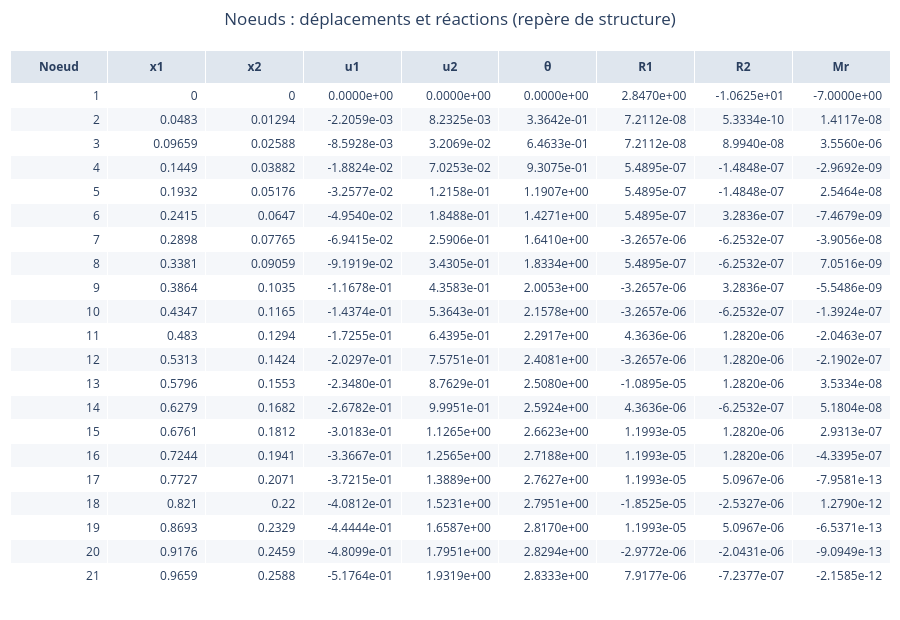

Here is the notebook cell this chart was saved with:
### Code cell
""" Calcul des réactions : se fait sur le système avant prise en compte des CL de Dirichlet: on travaille sur une copie
    R_b = K_global_copie * dofs - F_tot_copie """

reactions = pb.Calcul_Reactions()
# Noeuds : déplacements (u1, u2, θ) et réactions (R1, R2, Mr), dans le repère de structure
AI.tableau_noeuds(pb).show()
# Version texte :
# print(pb.reactions)
# print(pb.nodes_global[6])
# print(pb.nodes_global[10])

### Figure 1 — Plotly figure (JSON) as saved in the notebook; plotly's stock layout.template omitted (floating-point values rounded to 4 significant figures; data arrays with more than 128 entries replaced by an {"elided": "..."} marker saying what was removed)
{"data": [{"cells": {"align": "right", "fill": {"color": [["white", "#f5f7fa", "white", "#f5f7fa", "white", "#f5f7fa", "white", "#f5f7fa", "white", "#f5f7fa", "white", "#f5f7fa", "white", "#f5f7fa", "white", "#f5f7fa", "white", "#f5f7fa", "white", "#f5f7fa", "white", "#f5f7fa"]]}, "height": 24, "values": {"elided": "9x21 str values"}}, "header": {"align": "center", "fill": {"color": "#dfe6ee"}, "values": ["<b>Noeud</b>", "<b>x1</b>", "<b>x2</b>", "<b>u1</b>", "<b>u2</b>", "<b>θ</b>", "<b>R1</b>", "<b>R2</b>", "<b>Mr</b>"]}, "type": "table"}], "layout": {"height": 620, "margin": {"b": 10, "l": 10, "r": 10, "t": 50}, "title": {"text": "Noeuds : déplacements et réactions (repère de structure)", "x": 0.5}}}
